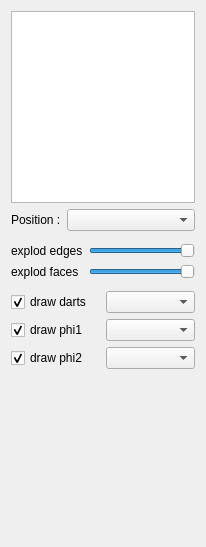
<?xml version="1.0" encoding="UTF-8"?>
<ui version="4.0">
 <class>RenderTopoSurfaceDockWidget</class>
 <widget class="QWidget" name="RenderTopoSurfaceDockWidget">
  <property name="geometry">
   <rect>
    <x>0</x>
    <y>0</y>
    <width>206</width>
    <height>547</height>
   </rect>
  </property>
  <property name="windowTitle">
   <string>Form</string>
  </property>
  <layout class="QGridLayout" name="gridLayout_4">
   <item row="0" column="0">
    <widget class="QListWidget" name="mapList"/>
   </item>
   <item row="1" column="0">
    <layout class="QGridLayout" name="gridLayout">
     <property name="sizeConstraint">
      <enum>QLayout::SetDefaultConstraint</enum>
     </property>
     <item row="0" column="2">
      <widget class="QComboBox" name="combo_positionAttribute">
       <property name="sizePolicy">
        <sizepolicy hsizetype="Expanding" vsizetype="Fixed">
         <horstretch>0</horstretch>
         <verstretch>0</verstretch>
        </sizepolicy>
       </property>
      </widget>
     </item>
     <item row="0" column="0" colspan="2">
      <widget class="QLabel" name="label_2">
       <property name="text">
        <string>Position :</string>
       </property>
      </widget>
     </item>
    </layout>
   </item>
   <item row="2" column="0">
    <widget class="Line" name="line"/>
   </item>
   <item row="3" column="0">
    <layout class="QGridLayout" name="gridLayout_2">
     <item row="0" column="0">
      <widget class="QLabel" name="label">
       <property name="text">
        <string>explod edges</string>
       </property>
      </widget>
     </item>
     <item row="0" column="1">
      <widget class="QSlider" name="slider_edgesScaleFactor">
       <property name="maximum">
        <number>100</number>
       </property>
       <property name="value">
        <number>100</number>
       </property>
       <property name="sliderPosition">
        <number>100</number>
       </property>
       <property name="orientation">
        <enum>Qt::Horizontal</enum>
       </property>
      </widget>
     </item>
     <item row="1" column="0">
      <widget class="QLabel" name="label_3">
       <property name="text">
        <string>explod faces</string>
       </property>
      </widget>
     </item>
     <item row="1" column="1">
      <widget class="QSlider" name="slider_facesScaleFactor">
       <property name="minimum">
        <number>50</number>
       </property>
       <property name="maximum">
        <number>100</number>
       </property>
       <property name="value">
        <number>100</number>
       </property>
       <property name="orientation">
        <enum>Qt::Horizontal</enum>
       </property>
      </widget>
     </item>
    </layout>
   </item>
   <item row="4" column="0">
    <widget class="Line" name="line_2"/>
   </item>
   <item row="5" column="0">
    <layout class="QGridLayout" name="gridLayout_3">
     <item row="0" column="0">
      <widget class="QCheckBox" name="checkBox_3">
       <property name="text">
        <string>draw darts</string>
       </property>
       <property name="checked">
        <bool>true</bool>
       </property>
       <property name="tristate">
        <bool>false</bool>
       </property>
      </widget>
     </item>
     <item row="0" column="1">
      <widget class="ColorComboBox" name="comboBox_3">
       <property name="sizePolicy">
        <sizepolicy hsizetype="Preferred" vsizetype="Fixed">
         <horstretch>0</horstretch>
         <verstretch>0</verstretch>
        </sizepolicy>
       </property>
      </widget>
     </item>
     <item row="1" column="0">
      <widget class="QCheckBox" name="checkBox">
       <property name="text">
        <string>draw phi1</string>
       </property>
       <property name="checked">
        <bool>true</bool>
       </property>
       <property name="tristate">
        <bool>false</bool>
       </property>
      </widget>
     </item>
     <item row="1" column="1">
      <widget class="ColorComboBox" name="comboBox"/>
     </item>
     <item row="2" column="0">
      <widget class="QCheckBox" name="checkBox_2">
       <property name="text">
        <string>draw phi2</string>
       </property>
       <property name="checked">
        <bool>true</bool>
       </property>
       <property name="tristate">
        <bool>false</bool>
       </property>
      </widget>
     </item>
     <item row="2" column="1">
      <widget class="ColorComboBox" name="comboBox_2"/>
     </item>
    </layout>
   </item>
   <item row="6" column="0">
    <spacer name="verticalSpacer">
     <property name="orientation">
      <enum>Qt::Vertical</enum>
     </property>
     <property name="sizeHint" stdset="0">
      <size>
       <width>156</width>
       <height>161</height>
      </size>
     </property>
    </spacer>
   </item>
  </layout>
 </widget>
 <customwidgets>
  <customwidget>
   <class>ColorComboBox</class>
   <extends>QComboBox</extends>
   <header location="global">colorComboBox.h</header>
  </customwidget>
 </customwidgets>
 <resources/>
 <connections/>
</ui>
